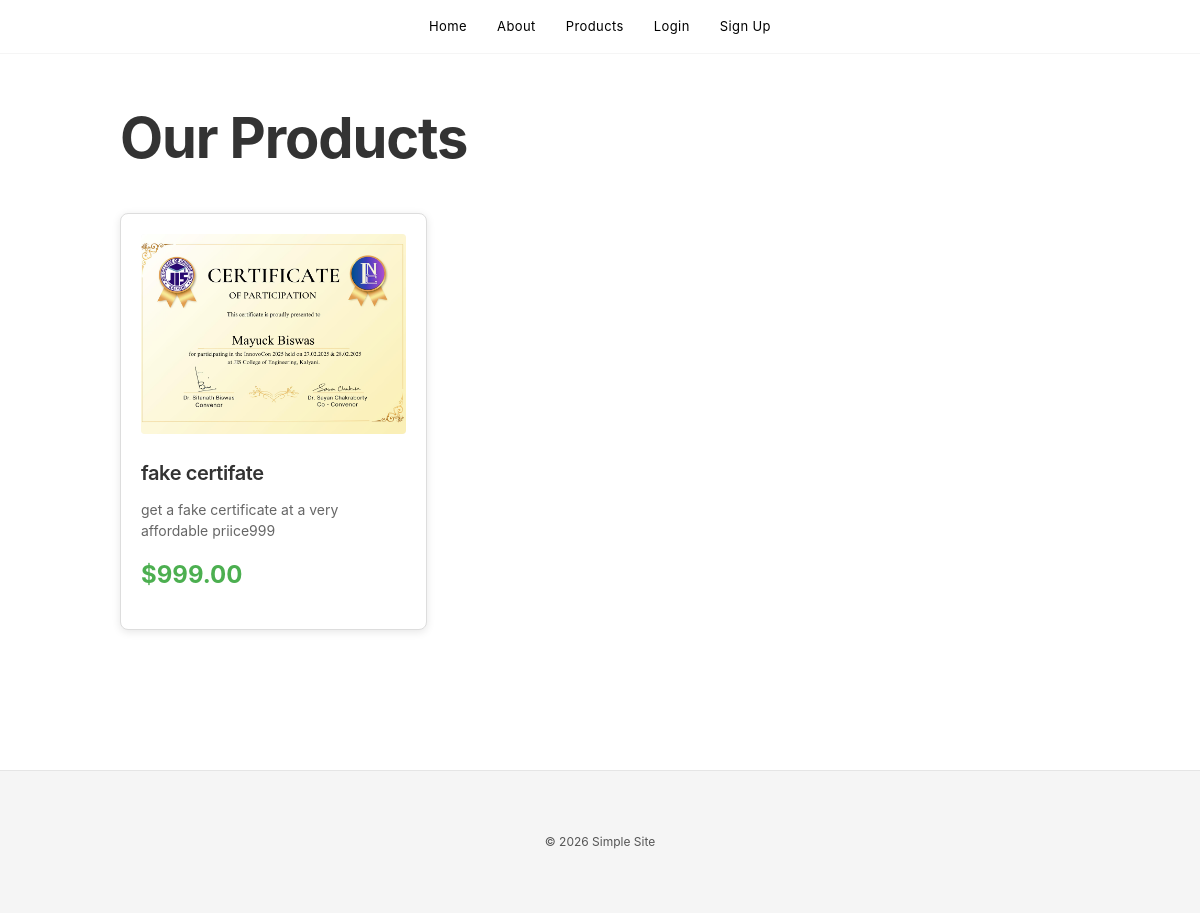
Page /products on the committed database.
### about/models.py (models this page shows, shortened)
class Product(models.Model):
    name = models.CharField(max_length=255)
    description = models.TextField()
    price = models.DecimalField(max_digits=10, decimal_places=2)
    image = models.ImageField(upload_to='products/', null=True, blank=True)
    created_at = models.DateTimeField(auto_now_add=True)
    updated_at = models.DateTimeField(auto_now=True)
    class Meta:
        ordering = ['-created_at']

### about/views.py (the view)
# urls.py: path('products', views.products_view, name='products'),
def products_view(request):
    products = Product.objects.all()
    return render(request, 'products.html', {'products': products})

### templates/products.html (shortened to what this page needs)
{% load static %}
<!DOCTYPE html>
<html lang="en">
<head>
    <link rel="stylesheet" href="{% static 'style.css' %}">
</head>
<body>
    <header class="header">
        <nav class="nav">
            <a href="/" class="nav-item">Home</a>
            <a href="/about" class="nav-item">About</a>
            <a href="/products" class="nav-item">Products</a>
            {% if user.is_authenticated %}
                <span class="nav-item">Welcome, {{ user.username }}!</span>
                <a href="/admin/" class="nav-item">Admin</a>
                <a href="/cart" class="nav-item">🛒 Cart</a>
                <a href="/my-orders" class="nav-item">📦 Orders</a>
                <a href="/logout" class="nav-item">Logout</a>
            {% else %}
                <a href="/login" class="nav-item">Login</a>
                <a href="/signup" class="nav-item">Sign Up</a>
            {% endif %}
        </nav>
    </header>
    <div class="products-container">
        <div class="products-header">
            <h1>Our Products</h1>
        </div>
        {% if products %}
            <div class="products-grid">
                {% for product in products %}
                    <a href="{% url 'product_detail' product.id %}" class="product-card" style="text-decoration: none; color: inherit; display: block;">
                        {% if product.image %}
                            <img src="{{ product.image.url }}" alt="{{ product.name }}" style="width: 100%; height: 200px; object-fit: cover; border-radius: 4px; margin-bottom: 15px;">
                        {% else %}
                            <div style="width: 100%; height: 200px; background-color: #f0f0f0; border-radius: 4px; margin-bottom: 15px; display: flex; align-items: center; justify-content: center; color: #999;">No Image</div>
                        {% endif %}
                        <h3>{{ product.name }}</h3>
                        <p class="product-description">{{ product.description }}</p>
                        <div class="product-price">${{ product.price }}</div>
                    </a>
                {% endfor %}
            </div>
        {% else %}
            <div class="no-products">
                <p>No products available yet.</p>
            </div>
        {% endif %}
    </div>
    <footer class="footer">
        <p>&copy; 2026 Simple Site</p>
    </footer>
</body>
</html>

### static/style.css (style rules this page uses)
* { margin: 0; padding: 0; box-sizing: border-box; }
html, body { background: #ffffff; color: #000000; font-family: -apple-system, BlinkMacSystemFont, 'Segoe UI', 'Roboto', 'Oxygen', 'Ubuntu', 'Cantarell', sans-serif; line-height: 1.6; }
.header { background: rgba(255, 255, 255, 0.95); border-bottom: 1px solid #f5f5f5; position: sticky; top: 0; z-index: 100; backdrop-filter: blur(10px); }
.nav { display: flex; gap: 30px; align-items: center; justify-content: center; max-width: 1400px; margin: 0 auto; padding: 16px 20px; }
.nav-item { color: #000000; text-decoration: none; font-size: 13px; font-weight: 400; letter-spacing: 0.4px; }
.footer { background: #f5f5f5; border-top: 1px solid #e5e5e5; color: #555555; text-align: center; padding: 60px 20px; margin-top: 100px; font-size: 12px; line-height: 1.8; }
.products-container { max-width: 1400px; margin: 0 auto; padding: 80px 20px; }
.products-header { display: flex; justify-content: space-between; align-items: center; margin-bottom: 60px; border-bottom: none; padding-bottom: 0; }
.products-header h1 { color: #000000; font-size: 56px; font-weight: 700; letter-spacing: -0.02em; margin: 0; }
.products-grid { display: grid; grid-template-columns: repeat(auto-fill, minmax(300px, 1fr)); gap: 40px; }
.product-card { background: #ffffff; border: 1px solid #f5f5f5; border-radius: 16px; overflow: hidden; }
.product-card img { width: 100%; height: 250px; object-fit: cover; background: #f9f9f9; }
.product-card h3 { color: #000000; font-size: 20px; margin-bottom: 12px; font-weight: 600; letter-spacing: -0.02em; }
.product-description { color: #555555; font-size: 14px; line-height: 1.6; margin-bottom: 16px; display: -webkit-box; -webkit-line-clamp: 2; -webkit-box-orient: vertical; overflow: hidden; }
.product-price { font-size: 18px; color: #0071e3; font-weight: 600; }

### templates/products.html (style rules this page uses)
.products-container { max-width: 1000px; margin: 0 auto; padding: 40px 20px; }
.products-header { display: flex; justify-content: space-between; align-items: center; margin-bottom: 30px; }
.products-header h1 { margin: 0; color: #333; }
.products-grid { display: grid; grid-template-columns: repeat(auto-fill, minmax(300px, 1fr)); gap: 20px; }
.product-card { background: white; border: 1px solid #ddd; border-radius: 8px; padding: 20px; box-shadow: 0 2px 8px rgba(0, 0, 0, 0.1); transition: transform 0.3s, box-shadow 0.3s; }
.product-card h3 { margin: 0 0 10px 0; color: #333; }
.product-description { color: #666; margin-bottom: 15px; font-size: 14px; line-height: 1.5; }
.product-price { font-size: 24px; color: #4CAF50; font-weight: bold; margin-bottom: 15px; }

### rows in the picture
Product: image (picture), name "fake certifate", description "get a fake certificate at a very affordable priice999", price "999.00"
